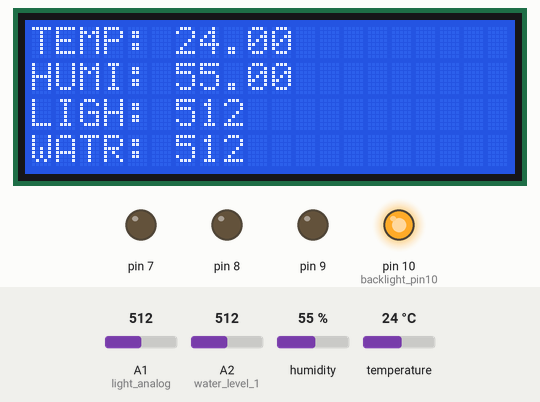
This sketch was run on a simulated Arduino Uno, built with avr-gcc and run on an emulated ATmega328P. On the bench: 20×4 character LCD, output pins drawn as LEDs (lit = HIGH). Inputs (shaded band) come from the test bench; at power-on: A1 (light_analog) = 512, temperature 24 °C, A2 (water_level_1) = 512, humidity 55 %. What the sketch prints to the serial monitor is not drawn.

Above: at 2.7 s.
2.8 s: A1 (light_analog) set to 208
At 6.6 s:
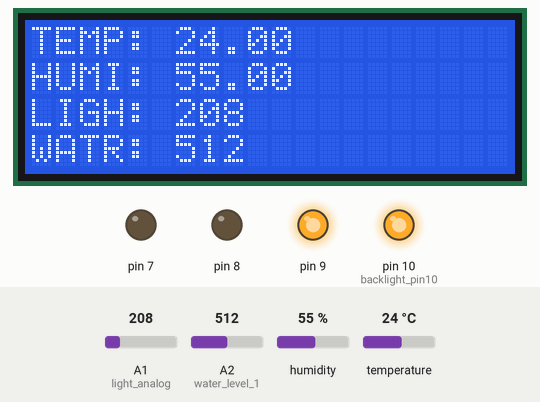
6.9 s: A1 (light_analog) set to 188
At 10.4 s:
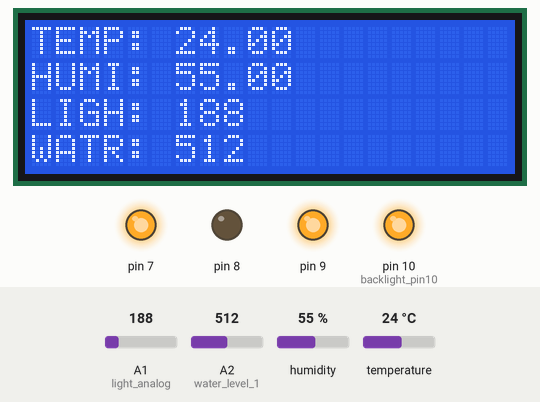
10.7 s: temperature set to 28 °C
At 13.3 s:
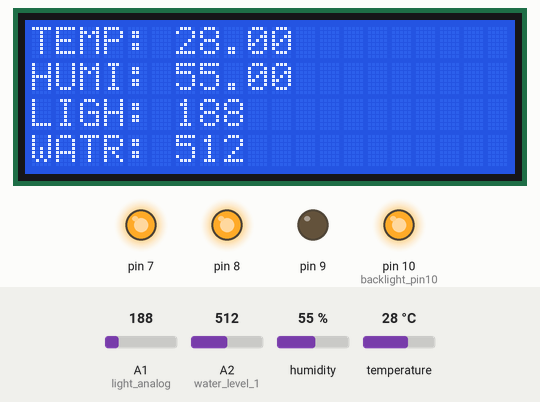
14.3 s: A1 (light_analog) set to 690
At 15.4 s:
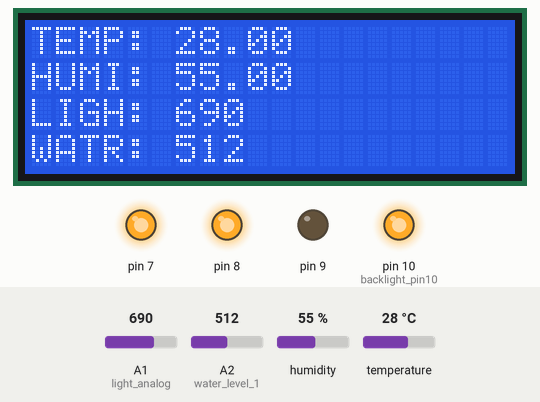
16.0 s: A1 (light_analog) set to 716
At 17.9 s:
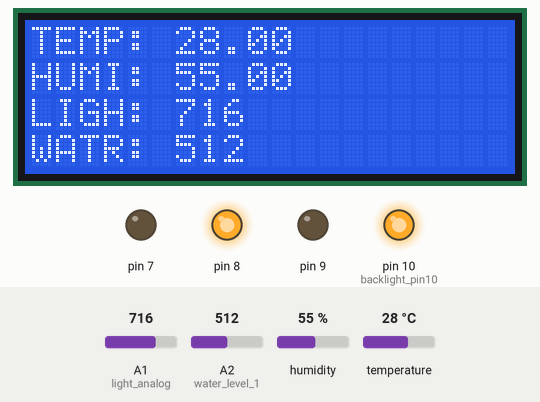
18.2 s: A2 (water_level_1) set to 710
At 19.1 s:
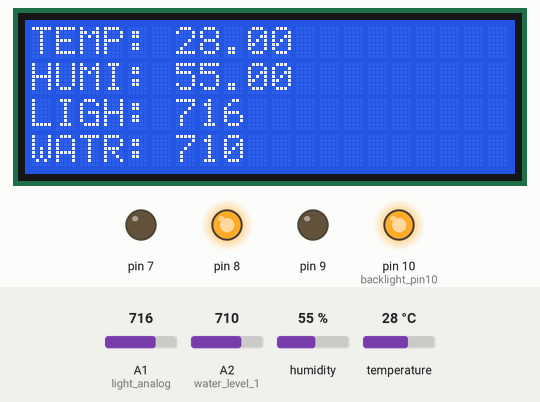
Timing chart, 0 to 21.0 s (numbered marks = the images above; inputs shaded):
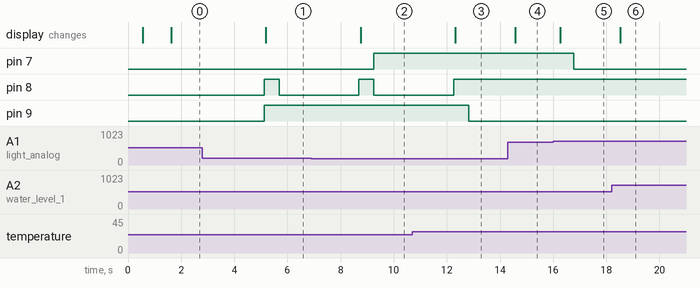

The sketch:

sketch_jan26a.ino
```cpp
#include <Wire.h>
#include <LiquidCrystal_I2C.h>


#include "dht.h"

#define dht_apin A0 // Analog Pin sensor is connected to
#define light_analog A1
#define water_level_1 A2
int backlight_pin10 = 10;
int brightness = 255;

int limit_watering = 3;
int current_watering = 0;

// demo mode -> 1, real mode -> 0
int demo = 1;

dht DHT;
LiquidCrystal_I2C lcd(0x27, 2, 1, 0, 4, 5, 6, 7, 3, POSITIVE);

void setup(){

  // setup for light
  pinMode(7, OUTPUT);
  pinMode(8, OUTPUT);
  pinMode(9, OUTPUT);

  Serial.begin(9600);
  delay(500);//Delay to let system boot
  Serial.println("DHT11 Humidity & temperature Sensor\n\n");
  pinMode(backlight_pin10, OUTPUT);
  analogWrite(backlight_pin10,brightness);
  lcd.begin(20,4);

  delay(1000);//Wait before accessing Sensor


}//end "setup()"

void loop(){
  //Start of Program

    DHT.read11(dht_apin);

    double humiditiy = get_humidity();
    double temperture = get_temperature();
    int light_level = get_light_level();
    int water_level = get_water_level_1();

    lcd.setCursor(0,0);
    lcd.print("TEMP: " + String(temperture));
    lcd.setCursor(0,1);
    lcd.print("HUMI: " + String(humiditiy));
    lcd.setCursor(0,2);
    lcd.print("LIGH: " + String(light_level));
    lcd.setCursor(0,3);
    lcd.print("WATR: " + String(water_level));

    delay(500);//Wait 5 seconds before accessing sensor again.

    // checking if to turn the light of or on
    check_if_turn_light(light_level, temperture);

    // checking if to start the pump
    check_if_start_pump(temperture, humiditiy, water_level);

    // activate fan
    check_if_start_fan(temperture);

  //Fastest should be once every two seconds.

}// end loop()

int get_water_level_1(){
  return analogRead(water_level_1);
}

double get_temperature(){
  return DHT.temperature;
}

double get_humidity(){
  return DHT.humidity;
}

int get_light_level(){
  return analogRead(light_analog);
}

void shut_light() {
  digitalWrite(7, HIGH);
}

void turn_light() {
  digitalWrite(7, LOW);
}

void start_pump() {
  if (current_watering < limit_watering) {
     digitalWrite(8, LOW);
     delay(3000);
     stop_pump();
     current_watering += 1;
  }
}

void stop_pump() {
  digitalWrite(8, HIGH);
}

void start_fan() {
  digitalWrite(9, LOW);
}

void stop_fan() {
  digitalWrite(9, HIGH);
}

void check_if_turn_light(int light, double temperture) {

  // darkness
  if (light > 700) {
    turn_light();
  }

  // too much light -> turn off lamp
  if (light <= 200) {
    shut_light();
  }

  // temperture low -> turn on lamp
  if (temperture < 15.0) {
    turn_light();
  }
}

void check_if_start_pump(double temperture, double humiditiy, int water_level) {

  if (demo == 1) {
    if (temperture > 23.0) {
      start_pump();
    }

    if (temperture <= 23.0) {
      stop_pump();
    }

  } else {
      // check when to start pump
    if (temperture > 23.0 && humiditiy < 50.0) {
      start_pump();
    }

    // check when to stop pump
    if (temperture <= 23.0 && humiditiy >= 30.0 && humiditiy <= 50.0) {
      stop_pump();
    }
  }

}

void check_if_start_fan(double temperture) {

  if (demo == 1) {
      if (temperture >= 27.0) {
        start_fan();
      }

      if (temperture < 27.0) {
        stop_fan();
      }

  } else {
      if (temperture >= 32.0) {
        start_fan();
      }

      if (temperture < 32.0) {
        stop_fan();
      }
  }


}
```

Measured:
- the behaviour switches between 201 and 200 on A1 (light_analog) (found by bisection; images 1 and 2)
- the behaviour switches between 26 and 27 °C on temperature (found by bisection; images 2 and 3)
- the behaviour switches between 700 and 701 on A1 (light_analog) (found by bisection; images 4 and 5)
- after the input at 2.8 s, the display: changes after 2.4 s (image 1)
- after the input at 6.9 s, pin 7: LOW → HIGH after 2.4 s; the display: changes after 1.9 s (image 2)
- after the input at 10.7 s, pin 9: HIGH → LOW after 2.1 s; the display: changes after 1.6 s (image 3)
- after the input at 14.3 s, the display: changes after 0.28 s (image 4)
- after the input at 16.0 s, pin 7: HIGH → LOW after 0.77 s; the display: changes after 0.27 s (image 5)
- after the input at 18.2 s, the display: changes after 0.33 s (image 6)
